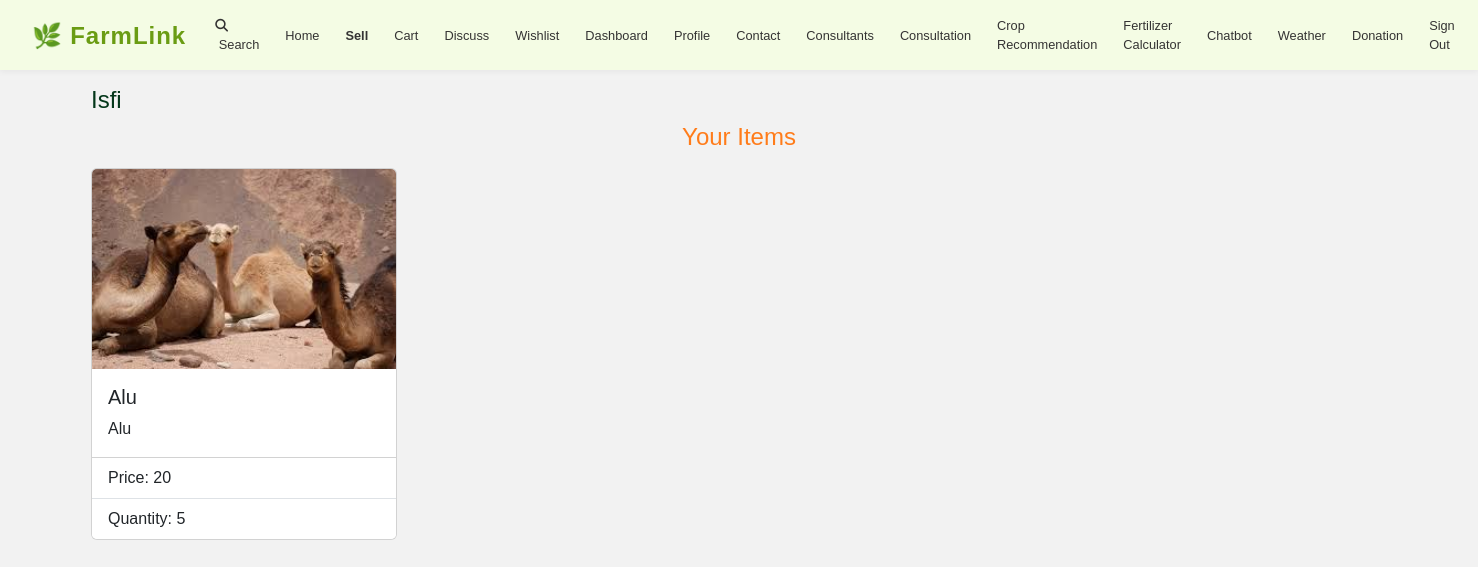
Page /dashboard/index/ (signed in) on the earlier database version.
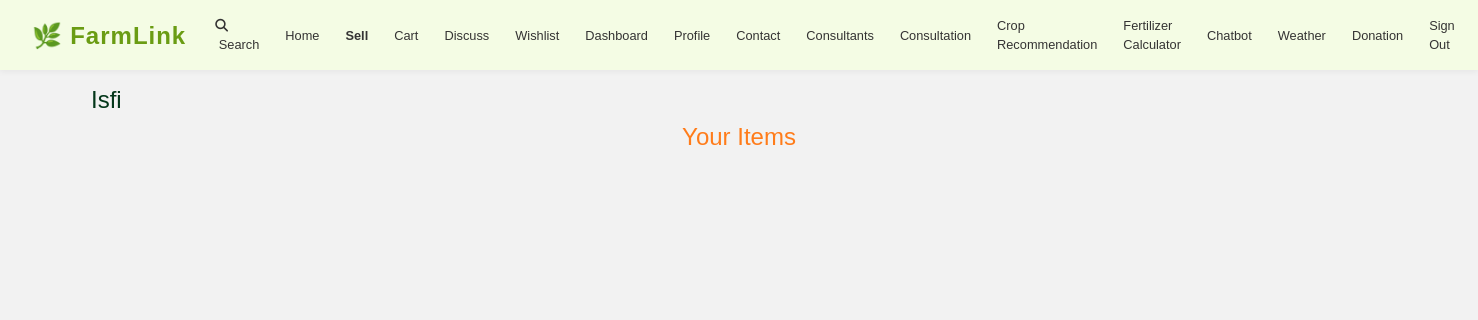
Same page on the later database version.
### product/models.py (models this page shows, shortened)
class Product(models.Model):
    CATEGORIES = (
        ("Vegetables", "Vegetables"),
        ("Fruits", "Fruits"),
        ("Meat, Poultry & Dairy", "Meat, Poultry & Dairy"),
        ("Farm Feeds", "Farm Feeds")
    )
    owner = models.ForeignKey(User, on_delete=models.CASCADE)
    name = models.CharField(max_length=30)
    category = models.CharField(max_length=25, default="Vegetables", choices=CATEGORIES)
    quantity = models.IntegerField(default=5)
    description = models.CharField(max_length=200)
    image = models.ImageField(upload_to="products")
    price = models.IntegerField()
    location = models.CharField(max_length=50)
    unit_price = models.DecimalField(max_digits=10, decimal_places=2, blank=True, null=True)

### dashboard/views.py (the view)
# urls.py: path('index/', views.index, name='index')
def index(request):
    products = Product.objects.filter(owner=request.user)
    return render(request, 'dashboard/index.html', {'products': products})

### dashboard/templates/dashboard/index.html
{% extends 'Account/base.html' %}
{% block content %}
<div class="container">
    <h1 class="text-capitalize mt-3 mb-2" style="color:#04371a; font-size: 24px;">{{ request.user.username }}</h1>
    <h3 class="text-capitalize mb-3 text-center" style="color:#ff7c1a; font-size: 24px;">your items</h3>
    <div class="row">
        {% for product in products %}
            <div class="col-md-3">
                <a class="text-decoration-none" href="{% url 'product:product_details' product.id %}">
                <div class="card mb-4 text-capitalize">
                    <img src="{{ product.image.url }}" class="card-img-top" alt="{{ product.name }}" style="height: 200px; object-fit: cover; width: 100%;">
                    <div class="card-body">
                        <h5 class="card-title">{{ product.name }}</h5>
                        <p class="card-text">{{ product.description }}</p>
                    </div>
                    <ul class="list-group list-group-flush">
                        <li class="list-group-item">Price: {{ product.price }}</li>
                        <li class="list-group-item">Quantity: {{ product.quantity }}</li>
                    </ul>
                </div>
                </a>
            </div>
        {% endfor %}
    </div>
</div>
{% endblock %}

Differences in the rows shown:
removed Product: image (picture), name "Alu", description "Alu", price "20", quantity "5"
